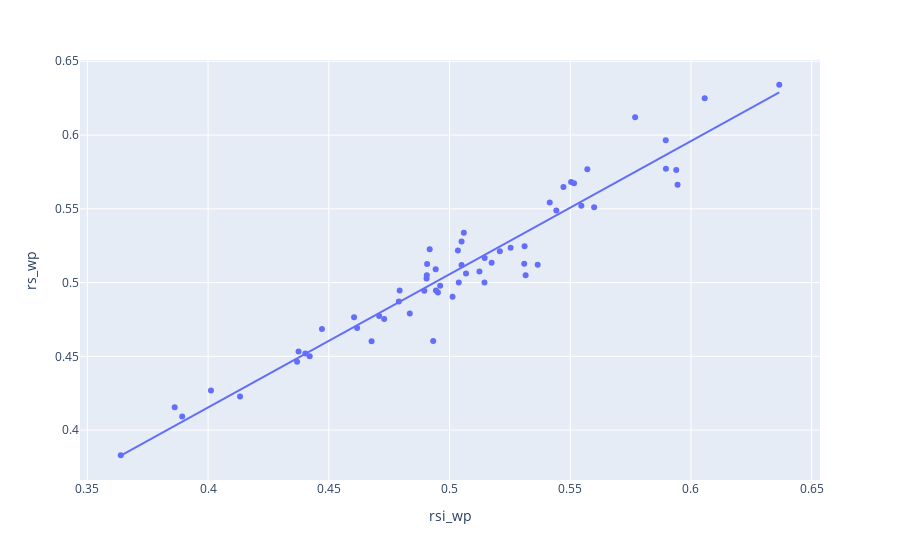

Here is the notebook cell this chart was saved with:
### Code cell
px.scatter(pit_seasons.query('game_id>=35').reset_index(), x='rsi_wp', y='rs_wp', hover_data=['starting_pitcher_id', 'yr', 'rsi'], trendline='ols')
